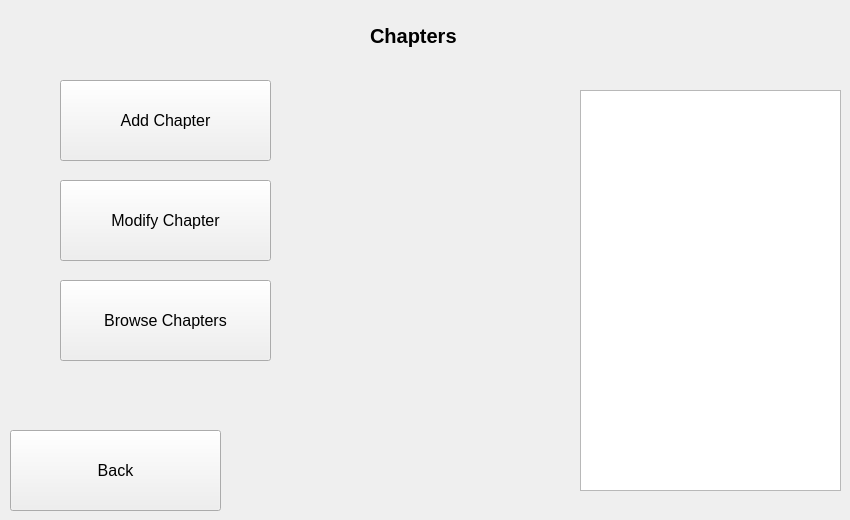
    <widget class="QWidget" name="page_4">
     <widget class="QLabel" name="label_13">
      <property name="geometry">
       <rect>
        <x>370</x>
        <y>20</y>
        <width>151</width>
        <height>31</height>
       </rect>
      </property>
      <property name="font">
       <font>
        <pointsize>15</pointsize>
        <weight>75</weight>
        <bold>true</bold>
       </font>
      </property>
      <property name="text">
       <string>Chapters</string>
      </property>
     </widget>
     <widget class="QPushButton" name="button_back_chapters">
      <property name="geometry">
       <rect>
        <x>10</x>
        <y>430</y>
        <width>211</width>
        <height>81</height>
       </rect>
      </property>
      <property name="font">
       <font>
        <pointsize>12</pointsize>
       </font>
      </property>
      <property name="text">
       <string>Back</string>
      </property>
     </widget>
     <widget class="QPushButton" name="button_add_chapter">
      <property name="geometry">
       <rect>
        <x>60</x>
        <y>80</y>
        <width>211</width>
        <height>81</height>
       </rect>
      </property>
      <property name="font">
       <font>
        <pointsize>12</pointsize>
       </font>
      </property>
      <property name="text">
       <string>Add Chapter</string>
      </property>
     </widget>
     <widget class="QPushButton" name="button_modify_chapter">
      <property name="geometry">
       <rect>
        <x>60</x>
        <y>180</y>
        <width>211</width>
        <height>81</height>
       </rect>
      </property>
      <property name="font">
       <font>
        <pointsize>12</pointsize>
       </font>
      </property>
      <property name="text">
       <string>Modify Chapter</string>
      </property>
     </widget>
     <widget class="QPushButton" name="button_browse_chapters">
      <property name="geometry">
       <rect>
        <x>60</x>
        <y>280</y>
        <width>211</width>
        <height>81</height>
       </rect>
      </property>
      <property name="font">
       <font>
        <pointsize>12</pointsize>
       </font>
      </property>
      <property name="text">
       <string>Browse Chapters</string>
      </property>
     </widget>
     <widget class="QListView" name="listView_chapters">
      <property name="geometry">
       <rect>
        <x>580</x>
        <y>90</y>
        <width>261</width>
        <height>401</height>
       </rect>
      </property>
     </widget>
    </widget>
